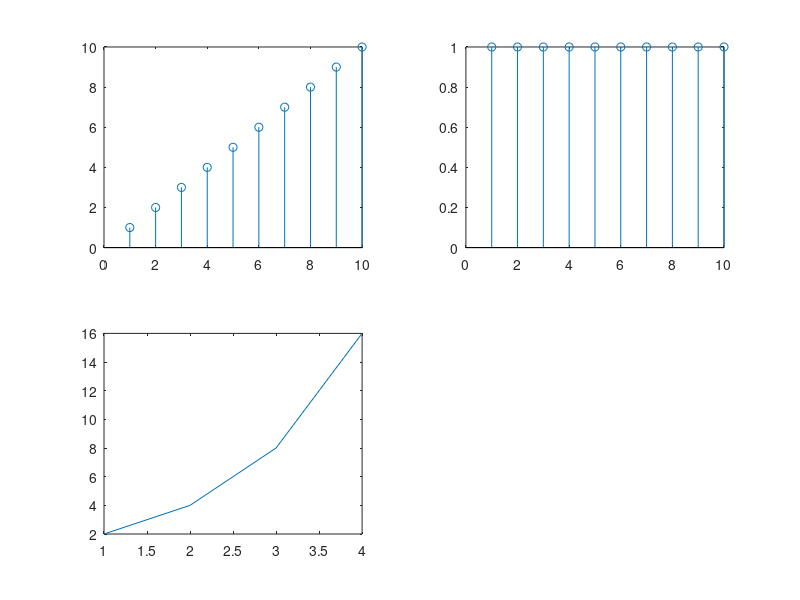

This chart was generated by the following MATLAB code:
clc;
clear all;
close all;
figure(1);

x = 1:1:10;

y1 = 1:1:10;

subplot(2,2,1);
stem(x,y1);
y2 = [1 1 1 1 1 1 1 1 1 1];
subplot(2,2,2);
stem(x,y2);

x1=1:1:4;
a= 2;
y3 = a.^x1;

subplot(2,2,3);
plot(x1,y3);
